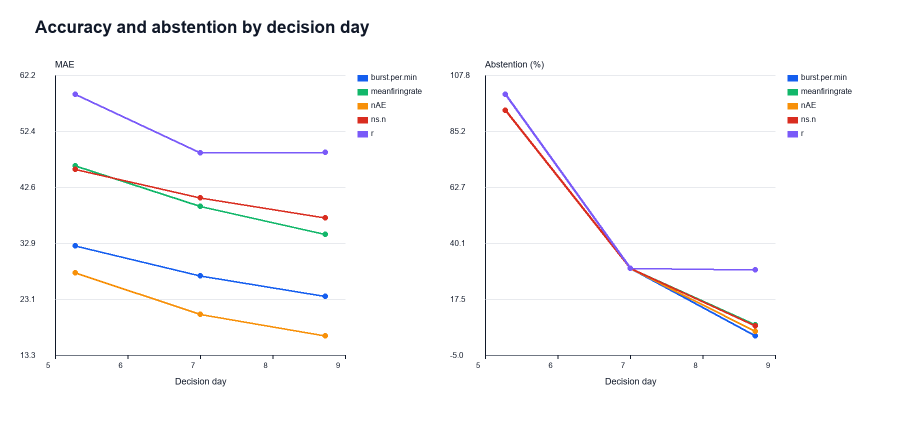
#> input picture artifacts/reproduce-lite/time_ablation.png, 1800 x 850 px, given in place of slide-01.png, which was not available (shown at 1/2 size)
$ python build_video_draft.py --slides-dir ../artifacts/reproduce-lite
#> lines starting #> are read from the running program, lines starting #| are printed output that depends on the picture
#> in build, image is the input picture: shape (850, 1800, 3); mean B, G, R 251.2, 250.6, 251
"""Build the silent, timing-locked MEACompass competition-video draft.

The input directory must contain the 12 rendered competition-deck slides named
``slide-01.png`` through ``slide-12.png``.  The draft deliberately has no audio:
the final submission requires the author's English narration and subtitle
retiming against that real voice track.
"""

from __future__ import annotations

import argparse
from pathlib import Path

import cv2
import numpy as np


FPS = 30
WIDTH = 1920
HEIGHT = 1080

# Matches docs/video_shotlist.md exactly. Slide 10 is the authentic public-demo
# capture; the remaining frames are rendered directly from the public deck.
SEGMENTS = [
    (1, 18),
    (10, 40),
    (4, 14),
    (5, 18),
    (6, 35),
    (7, 19),
    (8, 21),
    (9, 35),
    (10, 30),
    (11, 32),
    (12, 23),
]


def _letterbox(image: np.ndarray) -> np.ndarray:
    scale = min(WIDTH / image.shape[1], HEIGHT / image.shape[0])
#> scale = 1.07
    size = (round(image.shape[1] * scale), round(image.shape[0] * scale))
#> size = (1920, 907)
    resized = cv2.resize(image, size, interpolation=cv2.INTER_LANCZOS4)
    canvas = np.zeros((HEIGHT, WIDTH, 3), dtype=np.uint8)
    x = (WIDTH - resized.shape[1]) // 2
#> x = 0
    y = (HEIGHT - resized.shape[0]) // 2
#> y = 86
    canvas[y : y + resized.shape[0], x : x + resized.shape[1]] = resized
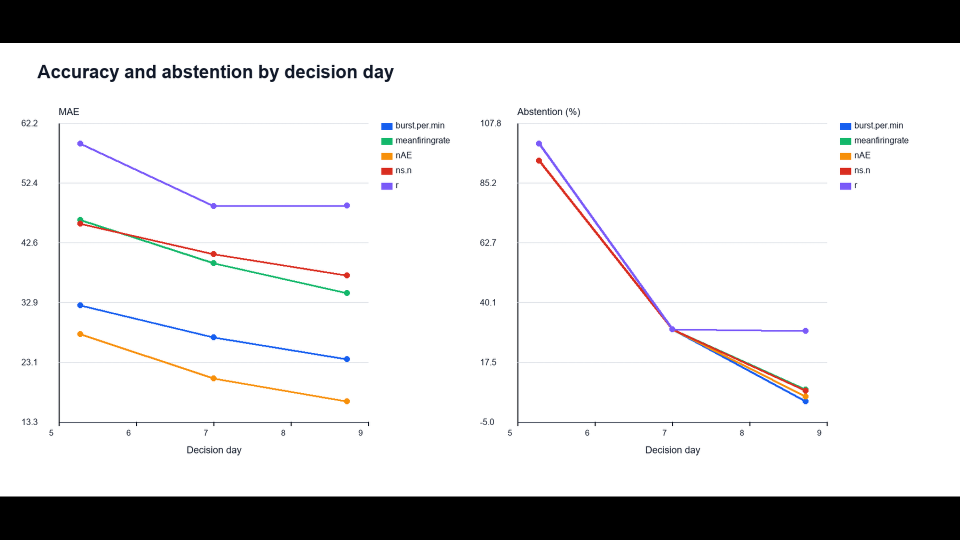
#> canvas: shape (1080, 1920, 3) (shown at 1/2 size); mean B, G, R 210.8, 210.3, 210.6
    return canvas


def build(slides_dir: Path, output: Path) -> None:
    frames: dict[int, np.ndarray] = {}
    for slide_number, _ in SEGMENTS:
        if slide_number in frames:
            continue
        path = slides_dir / f"slide-{slide_number:02d}.png"
        image = cv2.imread(str(path), cv2.IMREAD_COLOR)
        if image is None:
            raise FileNotFoundError(f"Required rendered slide is missing: {path}")
        frames[slide_number] = _letterbox(image)
#> pass 2 of the loop in build, `for slide_number, _ in SEGMENTS:`:
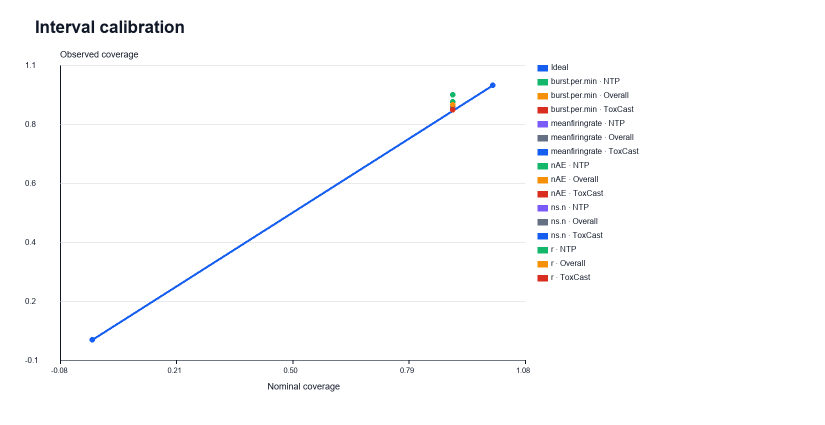
#> input picture artifacts/reproduce-lite/calibration.png, 1650 x 850 px, given in place of slide-10.png, which was not available (shown at 1/2 size)
#> in build, image is the input picture: shape (850, 1650, 3); mean B, G, R 252.4, 251.8, 251.6
#> resized: shape (989, 1920, 3)
#> in _letterbox (call 2), `canvas[y : y + resized.shape[0], x : x + resized.shape[1]] = resized`:
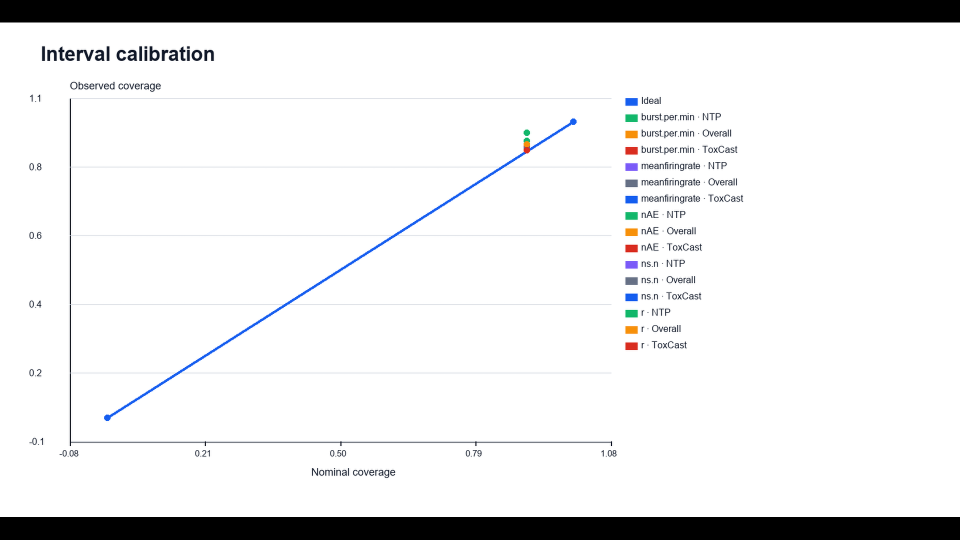
#> canvas: shape (1080, 1920, 3) (shown at 1/2 size); mean B, G, R 231, 230.4, 230.2

    output.parent.mkdir(parents=True, exist_ok=True)
    writer = cv2.VideoWriter(
        str(output), cv2.VideoWriter_fourcc(*"mp4v"), FPS, (WIDTH, HEIGHT)
    )
    if not writer.isOpened():
        raise RuntimeError("OpenCV could not initialize the free local MP4 writer")

    try:
        for slide_number, seconds in SEGMENTS:
            frame = frames[slide_number]
            for _ in range(seconds * FPS):
                writer.write(frame)
    finally:
        writer.release()

    if sum(seconds for _, seconds in SEGMENTS) != 285:
        raise AssertionError("The registered draft timeline must remain exactly 4:45")


def main() -> None:
    parser = argparse.ArgumentParser()
    parser.add_argument("--slides-dir", type=Path, required=True)
    parser.add_argument(
        "--output",
        type=Path,
        default=Path("docs/media/MEACompass_Competition_Video_DRAFT_SILENT.mp4"),
    )
    args = parser.parse_args()
    build(args.slides_dir, args.output)


if __name__ == "__main__":
#> (the run stopped early here; a loop or call above may not have finished)
